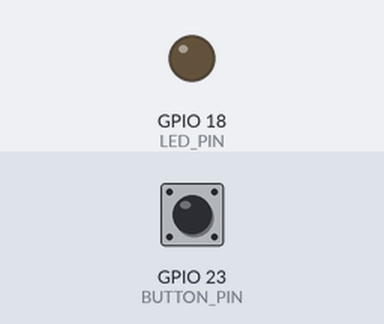
This program was run on a simulated Raspberry Pi (BCM pin numbers). On the bench: output pins drawn as LEDs (lit = HIGH). The test bench sets the inputs (shaded band); at power-on: GPIO 23 (BUTTON_PIN) LOW. What the program prints to the terminal is not drawn.

Above: at 1.2 s.
1.3 s: GPIO 23 (BUTTON_PIN) pulled HIGH for 0.15 s
At 2.3 s:
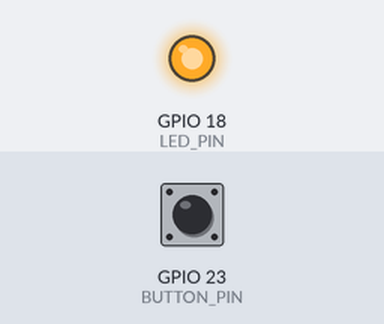
2.9 s: GPIO 23 (BUTTON_PIN) pulled HIGH for 1 s
At 3.5 s:
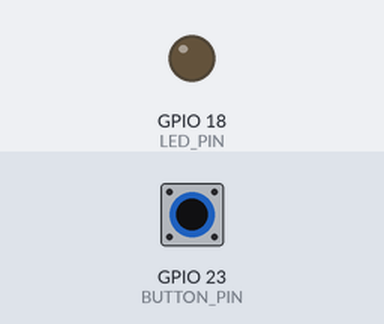
5.4 s: GPIO 23 (BUTTON_PIN) pulled HIGH for 3.2 s
At 6.6 s:
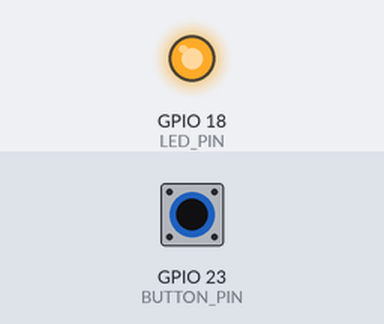
Timing chart, 0 to 8.4 s (numbered marks = the images above; inputs shaded):
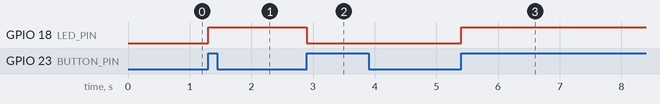

Measured:
- after the input at 1.3 s, GPIO 18 (LED_PIN): LOW → HIGH at once
- after the input at 2.9 s, GPIO 18 (LED_PIN): HIGH → LOW at once
- after the input at 5.4 s, GPIO 18 (LED_PIN): LOW → HIGH at once

The program:

blinkwithbtn.py
```python
import RPi.GPIO as GPIO
import time

LED_PIN = 18                              # GPIO pin for the Onboard LED
BUTTON_PIN = 23                           # GPIO pin for the button

GPIO.setmode(GPIO.BCM)                    # Use BCM pin numbering
GPIO.setup(LED_PIN, GPIO.OUT)             # Set LED pin as output


# Set button pin as input with pull-down resistor.
GPIO.setup(BUTTON_PIN, GPIO.IN, pull_up_down=GPIO.PUD_DOWN)

led_state = False                         # initialize LED state


def toggle_led(channel):
    global led_state
    led_state = not led_state             # toggle the state
    GPIO.output(LED_PIN, led_state)       # set the LED state


# add event detection for button press
GPIO.add_event_detect(BUTTON_PIN, GPIO.RISING, callback=toggle_led, bouncetime=200)


try:
    print("Press the button to toggle the LED!")
    while True:
        time.sleep(0.1)                   # delay half sec.

except KeyboardInterrupt:
    print("Exiting program.")

finally:
    GPIO.cleanup()                        # Clean up GPIO settings
```
